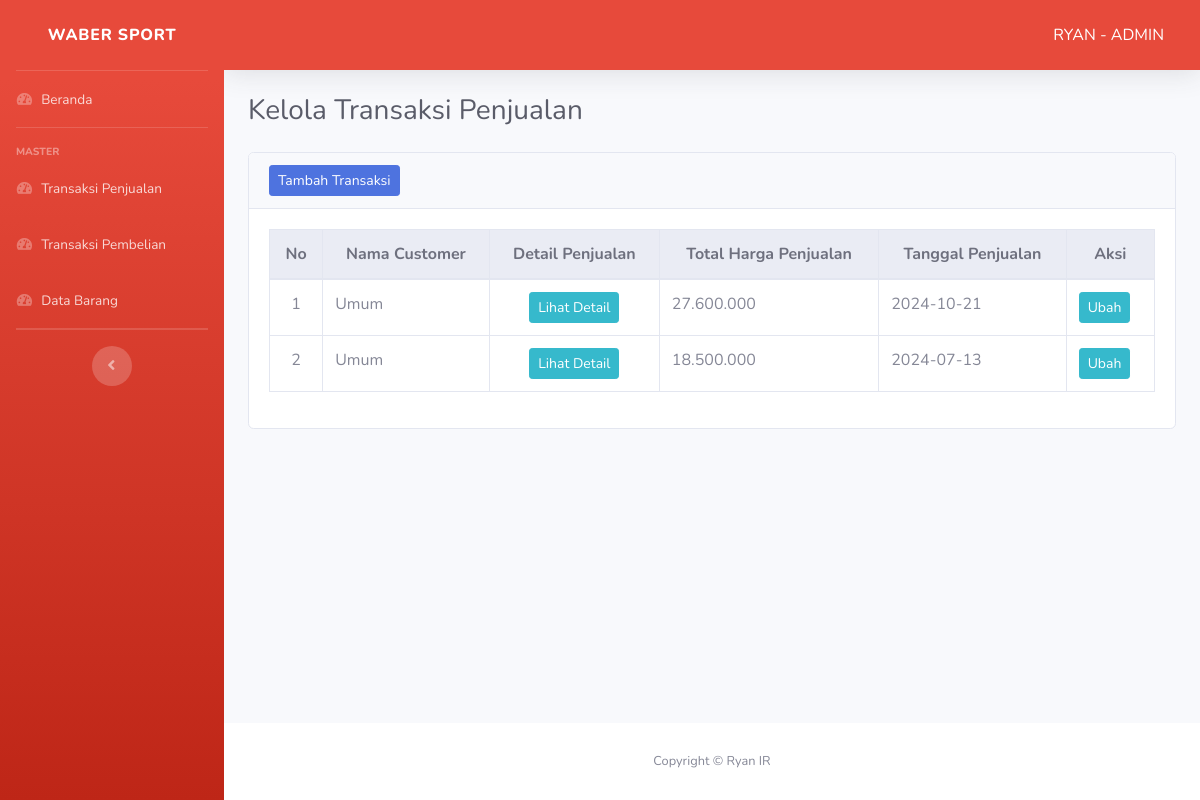
/pages/gudang/kelola-transaksi-penjualan.php (signed in), run on the app's committed database.
### tables this page shows
CREATE TABLE `transaksi_penjualan` (
  `id_transaksi` int(11) NOT NULL,
  `id_customer` int(11) DEFAULT NULL,
  `total_harga` decimal(15,2) NOT NULL,
  `tanggal` date NOT NULL
);

### pages/gudang/kelola-transaksi-penjualan.php (the view, shortened to what this page needs)
<!DOCTYPE html>
<html lang="en">
<head>
    <?php include '../../layout/header.php'; ?>
</head>
<body id="page-top">
    <?php
    include "../../koneksi.php";
    $query = "SELECT t.id_transaksi, c.nama_customer, t.total_harga, t.tanggal
              FROM transaksi_penjualan t
              LEFT JOIN customer c ON t.id_customer = c.id_customer";
    $result = mysqli_query($koneksi, $query);
    ?>
    <div id="wrapper">
        <?php include '../../layout/sidebar-gudang.php'; ?>
        <div id="content-wrapper" class="d-flex flex-column">
            <div id="content">
                <?php include '../../layout/topbar.php'; ?>
                <div class="container-fluid">
                    <div class="d-sm-flex align-items-center justify-content-between mb-4">
                        <h1 class="h3 mb-0 text-gray-800">Kelola Transaksi Penjualan</h1>
                    </div>
                    <div class="row">
                        <div class="col">
                            <div class="card mb-4">
                                <div class="card-header">
                                    <a href="tambah-transaksi-penjualan.php" class="btn btn-sm btn-primary">Tambah Transaksi</a>
                                </div>
                                <div class="card-body">
                                    <table class="table table-responsive-lg table-hover table-bordered" id="dataTable" width="100%" cellspacing="0">
                                        <thead class="thead-light text-center">
                                            <tr>
                                                <th>No</th>
                                                <th>Nama Customer</th>
                                                <th>Detail Penjualan</th>
                                                <th>Total Harga Penjualan</th>
                                                <th>Tanggal Penjualan</th>
                                                <th>Aksi</th>
                                            </tr>
                                        </thead>
                                        <tbody>
                                            <?php
                                            $no = 1;
                                            while ($item = mysqli_fetch_assoc($result)) :
                                            ?>
                                                <tr>
                                                    <td class="text-center"><?php echo $no++; ?></td>
                                                    <td><?php echo $item['nama_customer'] ? $item['nama_customer'] : 'Umum'; ?></td>
                                                    <td class="text-center">
                                                        <button class="btn btn-info btn-sm" onclick="openModal(<?php echo $item['id_transaksi']; ?>)">Lihat Detail</button>
                                                    </td>
                                                    <td><?php echo number_format($item['total_harga'], 0, ',', '.'); ?></td>
                                                    <td><?php echo $item['tanggal']; ?></td>
                                                    <td>
                                                        <a href="ubah-transaksi-penjualan.php?id_transaksi=<?php echo $item['id_transaksi']; ?>" class="btn btn-info btn-sm">Ubah</a>
                                                    </td>
                                                </tr>
                                            <?php endwhile; ?>
                                        </tbody>
                                    </table>
                                </div>
                            </div>
                        </div>
                    </div>
                </div>
            </div>
            <?php include '../../layout/footer.php'; ?>
        </div>
    </div>
</body>
</html>

### data on the page
transaksi_penjualan: total_harga "27.600.000", tanggal "2024-10-21"
transaksi_penjualan: total_harga "18.500.000", tanggal "2024-07-13"

### other printed values
$_SESSION['nama'] "RYAN"
$_SESSION['jabatan'] "ADMIN"
